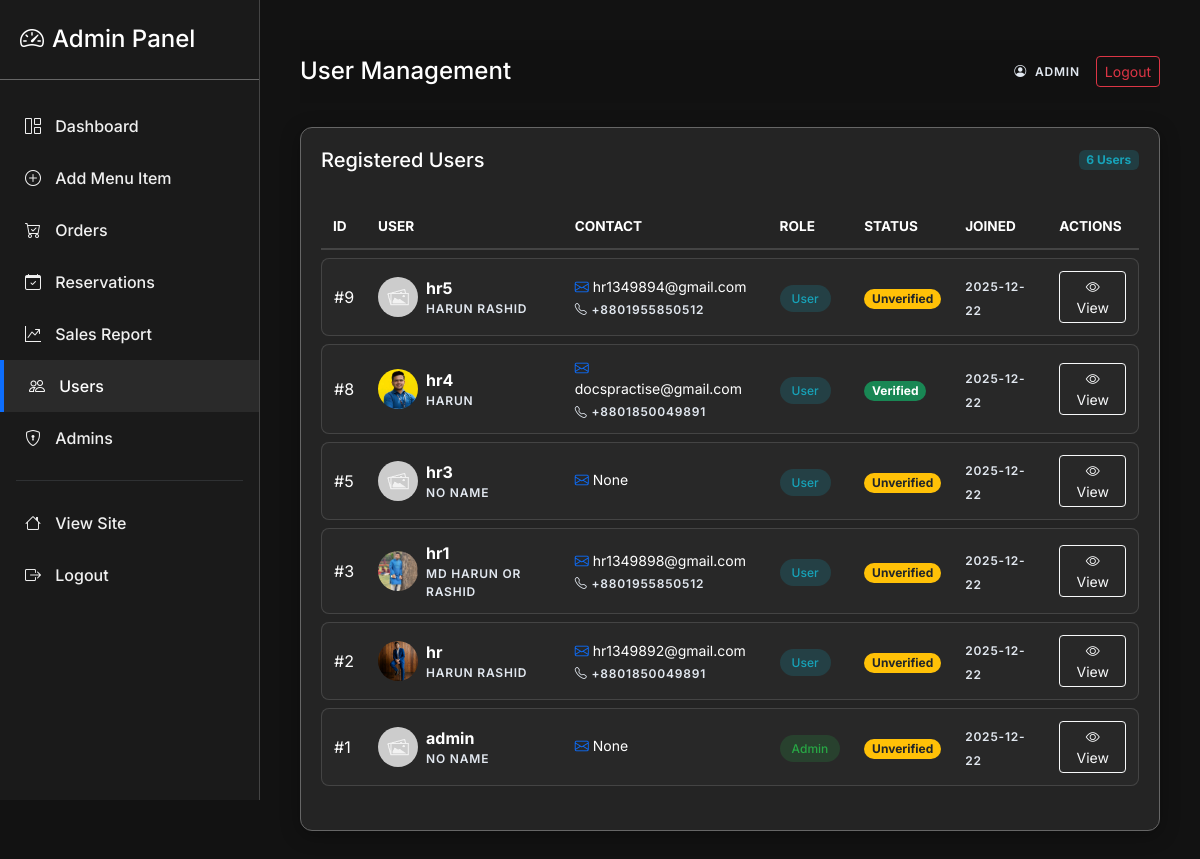
The app's page /admin/users (signed in) with its own data.
### app.py (models this page shows)
class User(db.Model):
    id = db.Column(db.Integer, primary_key=True)
    username = db.Column(db.String(120), unique=True, nullable=False)
    member_id = db.Column(db.String(20), unique=True) # Custom ID
    email = db.Column(db.String(200), unique=True)
    password = db.Column(db.String(255), nullable=False)
    full_name = db.Column(db.String(200))
    phone = db.Column(db.String(50))
    address_district = db.Column(db.String(100))
    address_city = db.Column(db.String(100))
    address_street = db.Column(db.String(200))
    profile_image = db.Column(db.String(200))  # image filename
    reset_token = db.Column(db.String(100), nullable=True)
    reset_token_expiry = db.Column(db.DateTime, nullable=True)
    is_admin = db.Column(db.Boolean, default=False)
    email_verified = db.Column(db.Boolean, default=False)
    email_verification_code = db.Column(db.String(10), nullable=True)
    created_at = db.Column(db.DateTime, default=datetime.utcnow)
    orders = db.relationship('Order', backref='user', lazy=True)
    reservations = db.relationship('Reservation', backref='user', lazy=True)

### app.py (the view)
@app.route('/admin/users')
@admin_required
def admin_users():
    users = User.query.order_by(User.id.desc()).all()
    return render_template('admin/users.html', users=users)

### app.py (called while the page is built)
def admin_required(fn):
    @wraps(fn)
    def wrapper(*args, **kwargs):
        if not session.get('is_admin'):
            flash('Admin login required.')
            return redirect(url_for('admin_login'))
        return fn(*args, **kwargs)
    return wrapper

@app.context_processor
def inject_global_data():
    cart = session.get('cart', {})
    count = sum(cart.values()) if isinstance(cart, dict) else 0
    all_items = MenuItem.query.all()
    best_item = None
    max_avg = 0
    for it in all_items:
        avg = it.get_average_rating()
        if avg > max_avg:
            max_avg = avg
            best_item = it
    return dict(cart_count=count, best_rated_item=best_item)

    def get_average_rating(self):
        if not self.ratings:
            return 0
        return round(sum(r.score for r in self.ratings) / len(self.ratings), 1)

### templates/admin/users.html (shortened to what this page needs)
{% extends 'admin/admin_base.html' %}
{% block admin_title %}User Management{% endblock %}
{% block content %}
<div class="glass-card">
    <div class="d-flex justify-content-between align-items-center mb-4">
        <h5 class="mb-0 text-white">Registered Users</h5>
        <span class="badge badge-admin-info">{{ users|length }} Users</span>
    </div>
    <div class="table-responsive">
        <table class="admin-table">
            <thead>
                <tr>
                    <th>ID</th>
                    <th>User</th>
                    <th>Contact</th>
                    <th>Role</th>
                    <th>Status</th>
                    <th>Joined</th>
                    <th>Actions</th>
                </tr>
            </thead>
            <tbody>
                {% for user in users %}
                <tr>
                    <td>#{{ user.id }}</td>
                    <td>
                        <div class="d-flex align-items-center">
                            <img src="{{ user.profile_image and url_for('static', filename='uploads/' ~ user.profile_image) or url_for('static', filename='img/placeholder.jpg') }}"
                                class="rounded-circle me-2" width="40" height="40" style="object-fit: cover;">
                            <div>
                                <div class="fw-bold text-white">{{ user.username }}</div>
                                <div class="small text-muted">{{ user.full_name or 'No Name' }}</div>
                            </div>
                        </div>
                    </td>
                    <td>
                        <div class="small text-white mb-1"><i class="bi bi-envelope me-1 text-primary"></i>{{ user.email
                            }}</div>
                        {% if user.phone %}
                        <div class="small text-muted"><i class="bi bi-telephone me-1"></i>{{ user.phone }}</div>
                        {% endif %}
                    </td>
                    <td>
                        {% if user.is_admin %}
                        <span class="badge-admin badge-admin-success">Admin</span>
                        {% else %}
                        <span class="badge-admin badge-admin-info">User</span>
                        {% endif %}
                    </td>
                    <td>
                        {% if user.email_verified %}
                        <span class="badge bg-success rounded-pill small">Verified</span>
                        {% else %}
                        <span class="badge bg-warning text-dark rounded-pill small">Unverified</span>
                        {% endif %}
                    </td>
                    <td>
                        <span class="small text-muted">{{ user.created_at.strftime('%Y-%m-%d') }}</span>
                    </td>
                    <td>
                        <button class="btn btn-sm btn-outline-light" onclick="openUserModal('{{ user.username }}')">
                            <i class="bi bi-eye"></i> View
                        </button>
                    </td>
                </tr>
                {% else %}
                <tr>
                    <td colspan="7" class="text-center py-4 text-muted">No users found.</td>
                </tr>
                {% endfor %}
            </tbody>
        </table>
    </div>
</div>
{% endblock %}

### static/css/admin.css (style rules this page uses)
:root { --admin-bg: #121212; --sidebar-bg: #1a1a1a; --card-bg: #242424; --border-color: #444444; --border-whitish: #666666; --text-main: #ffffff; --text-muted: #ffffff; --text-stylish: #e2e8f0; --accent-color: #0d6efd; --accent-hover: #0b5ed7; --sidebar-width: 260px; }
body.admin-body { background-color: var(--admin-bg); color: var(--text-main); font-family: 'Inter', sans-serif; overflow-x: hidden; }
.text-muted { color: var(--text-stylish) !important; letter-spacing: 0.8px; text-transform: uppercase; font-size: 0.75rem; font-weight: 600; }
.small.text-muted { font-weight: 600; }
.glass-card { background: var(--card-bg); border: 1px solid var(--border-whitish); border-radius: 12px; padding: 20px; box-shadow: 0 4px 20px rgba(0, 0, 0, 0.3); margin-bottom: 20px; }
.admin-table { width: 100%; margin-bottom: 1rem; color: var(--text-main); border-collapse: separate; border-spacing: 0 8px; }
.admin-table thead th { background: transparent; border-bottom: 2px solid var(--border-color); color: var(--text-main); text-transform: uppercase; font-size: 0.85rem; padding: 12px; }
.admin-table tbody tr { background: rgba(255, 255, 255, 0.02); transition: 0.3s; }
.admin-table td { padding: 12px; vertical-align: middle; border-top: 1px solid var(--border-color); border-bottom: 1px solid var(--border-color); }
.admin-table td:first-child { border-left: 1px solid var(--border-color); border-top-left-radius: 8px; border-bottom-left-radius: 8px; }
.admin-table td:last-child { border-right: 1px solid var(--border-color); border-top-right-radius: 8px; border-bottom-right-radius: 8px; }
.badge-admin { padding: 6px 12px; border-radius: 50px; font-weight: 500; font-size: 0.75rem; }
.badge-admin-success { background: rgba(40, 167, 69, 0.2); color: #28a745; }
.badge-admin-info { background: rgba(23, 162, 184, 0.2); color: #17a2b8; }

### records on screen
User: id "9", username "hr5", full_name "HARUN RASHID", email "hr1349894@gmail.com", phone "+8801955850512", is_admin "User", email_verified "Unverified", created_at "2025-12-22"
User: id "8", profile_image (picture), username "hr4", full_name "HARUN", email "docspractise@gmail.com", phone "+8801850049891", is_admin "User", email_verified "Verified", created_at "2025-12-22"
User: id "5", username "hr3", full_name "NO NAME", email "None", is_admin "User", email_verified "Unverified", created_at "2025-12-22"
User: id "3", profile_image (picture), username "hr1", full_name "MD HARUN OR RASHID", email "hr1349898@gmail.com", phone "+8801955850512", is_admin "User", email_verified "Unverified", created_at "2025-12-22"
User: id "2", profile_image (picture), username "hr", full_name "HARUN RASHID", email "hr1349892@gmail.com", phone "+8801850049891", is_admin "User", email_verified "Unverified", created_at "2025-12-22"
User: id "1", username "admin", full_name "NO NAME", email "None", is_admin "Admin", email_verified "Unverified", created_at "2025-12-22"

### other values on screen
{{ users|length }} "6"
